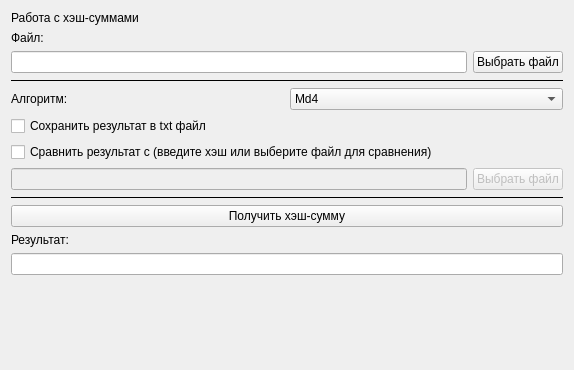
<?xml version="1.0" encoding="UTF-8"?>
<ui version="4.0">
 <class>HashModePanel</class>
 <widget class="QWidget" name="HashModePanel">
  <property name="geometry">
   <rect>
    <x>0</x>
    <y>0</y>
    <width>574</width>
    <height>370</height>
   </rect>
  </property>
  <property name="windowTitle">
   <string>Form</string>
  </property>
  <layout class="QVBoxLayout" name="verticalLayout">
   <item>
    <widget class="QLabel" name="label">
     <property name="text">
      <string>Работа с хэш-суммами</string>
     </property>
    </widget>
   </item>
   <item>
    <layout class="QGridLayout" name="gridLayout">
     <item row="0" column="0">
      <widget class="QLabel" name="label_2">
       <property name="text">
        <string>Файл:</string>
       </property>
      </widget>
     </item>
     <item row="2" column="0" colspan="2">
      <widget class="Line" name="line">
       <property name="frameShadow">
        <enum>QFrame::Plain</enum>
       </property>
       <property name="orientation">
        <enum>Qt::Horizontal</enum>
       </property>
      </widget>
     </item>
     <item row="8" column="0" colspan="2">
      <widget class="Line" name="line_2">
       <property name="frameShadow">
        <enum>QFrame::Plain</enum>
       </property>
       <property name="orientation">
        <enum>Qt::Horizontal</enum>
       </property>
      </widget>
     </item>
     <item row="4" column="0" colspan="2">
      <widget class="QCheckBox" name="checkSaveTxt">
       <property name="text">
        <string>Сохранить результат в txt файл</string>
       </property>
      </widget>
     </item>
     <item row="1" column="0">
      <widget class="QLineEdit" name="leFilePath"/>
     </item>
     <item row="5" column="0">
      <widget class="QCheckBox" name="checkCompare">
       <property name="text">
        <string>Сравнить результат с (введите хэш или выберите файл для сравнения)</string>
       </property>
      </widget>
     </item>
     <item row="11" column="0" colspan="2">
      <widget class="QLineEdit" name="leResultHash"/>
     </item>
     <item row="13" column="0">
      <spacer name="verticalSpacer">
       <property name="orientation">
        <enum>Qt::Vertical</enum>
       </property>
       <property name="sizeHint" stdset="0">
        <size>
         <width>20</width>
         <height>40</height>
        </size>
       </property>
      </spacer>
     </item>
     <item row="1" column="1">
      <widget class="QPushButton" name="btnBrowseFile">
       <property name="text">
        <string>Выбрать файл</string>
       </property>
      </widget>
     </item>
     <item row="3" column="0" colspan="2">
      <layout class="QHBoxLayout" name="horizontalLayout">
       <item>
        <widget class="QLabel" name="label_3">
         <property name="text">
          <string>Алгоритм:</string>
         </property>
        </widget>
       </item>
       <item>
        <widget class="QComboBox" name="comboAlgorithm">
         <property name="currentIndex">
          <number>0</number>
         </property>
         <item>
          <property name="text">
           <string>Md4</string>
          </property>
         </item>
         <item>
          <property name="text">
           <string>Md5</string>
          </property>
         </item>
         <item>
          <property name="text">
           <string>Sha1</string>
          </property>
         </item>
         <item>
          <property name="text">
           <string>Sha224</string>
          </property>
         </item>
         <item>
          <property name="text">
           <string>Sha256</string>
          </property>
         </item>
         <item>
          <property name="text">
           <string>Sha384</string>
          </property>
         </item>
         <item>
          <property name="text">
           <string>Sha512</string>
          </property>
         </item>
         <item>
          <property name="text">
           <string>Sha3_224</string>
          </property>
         </item>
         <item>
          <property name="text">
           <string>Sha3_256</string>
          </property>
         </item>
         <item>
          <property name="text">
           <string>Sha3_384</string>
          </property>
         </item>
         <item>
          <property name="text">
           <string>Sha3_512</string>
          </property>
         </item>
        </widget>
       </item>
      </layout>
     </item>
     <item row="9" column="0" colspan="2">
      <widget class="QPushButton" name="btnGetHash">
       <property name="text">
        <string>Получить хэш-сумму</string>
       </property>
      </widget>
     </item>
     <item row="10" column="0">
      <widget class="QLabel" name="label_4">
       <property name="text">
        <string>Результат:</string>
       </property>
      </widget>
     </item>
     <item row="6" column="0">
      <layout class="QHBoxLayout" name="horizontalLayout_2">
       <item>
        <widget class="QLineEdit" name="leCompareHash">
         <property name="enabled">
          <bool>false</bool>
         </property>
        </widget>
       </item>
      </layout>
     </item>
     <item row="6" column="1">
      <widget class="QPushButton" name="btnBrowsCompFile">
       <property name="enabled">
        <bool>false</bool>
       </property>
       <property name="text">
        <string>Выбрать файл</string>
       </property>
      </widget>
     </item>
    </layout>
   </item>
  </layout>
 </widget>
 <resources/>
 <connections/>
</ui>
